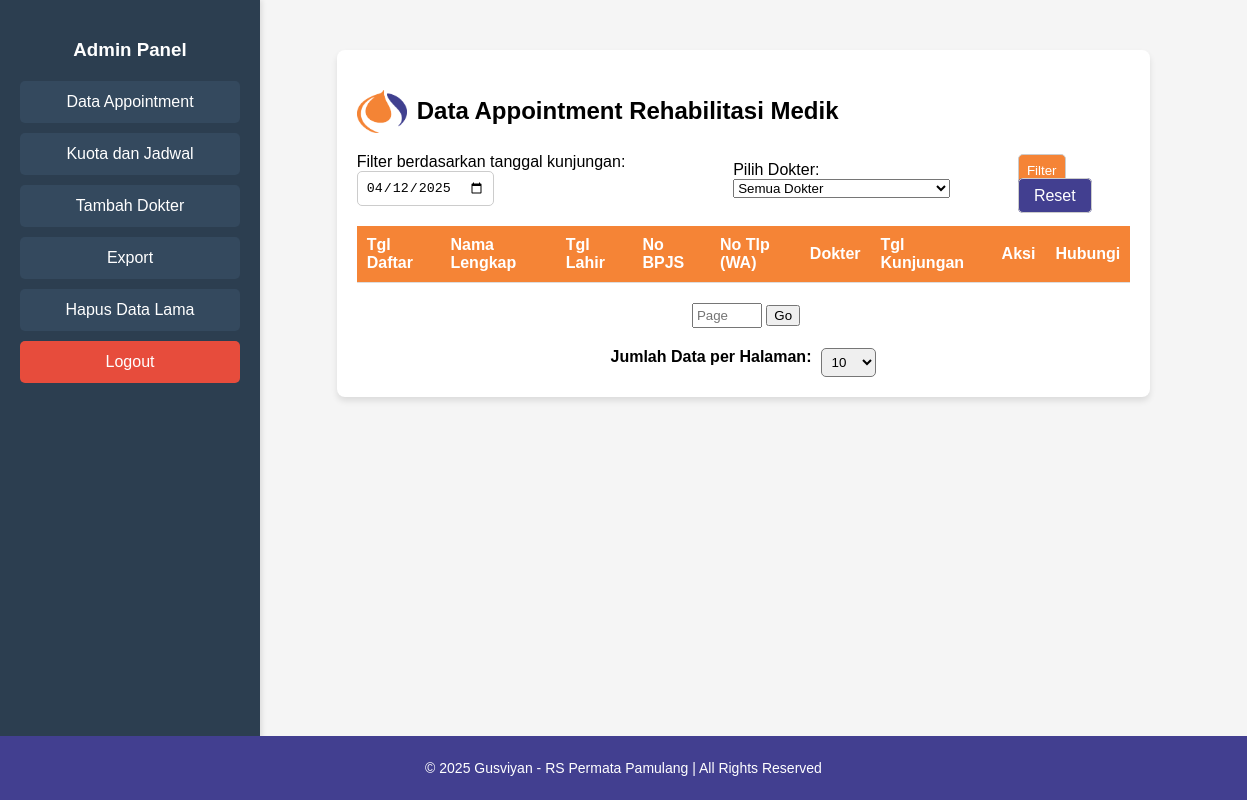
The page /admin/index.php?tgl_filter=2025-04-12 (signed in) on the database as committed earlier.
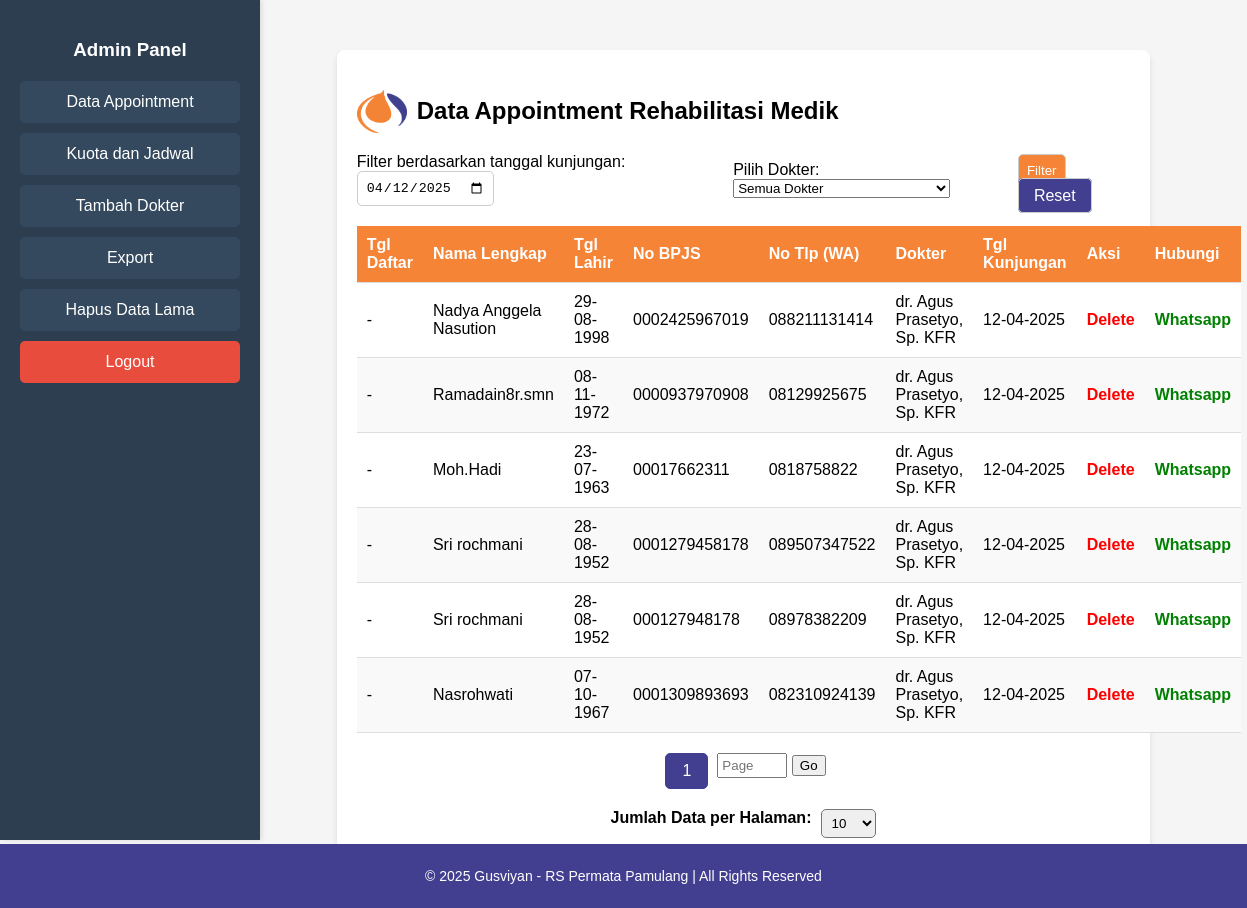
The same page on the database as committed later.
### tables this page shows
CREATE TABLE `appointments` (
  `id` int(11) NOT NULL,
  `nama` varchar(100) NOT NULL,
  `tgl_lahir` date NOT NULL,
  `nik` varchar(50) NOT NULL,
  `no_hp` varchar(13) NOT NULL,
  `dokter` varchar(100) NOT NULL,
  `tgl_kunjungan` date NOT NULL
);

### admin/index.php (the view, shortened to what this page needs)
<?php
require '../koneksi.php';
$tgl_filter = isset($_GET['tgl_filter']) ? $_GET['tgl_filter'] : '';
$dokter_filter = isset($_GET['dokter_filter']) ? $_GET['dokter_filter'] : '';
$columns = ['nama', 'tgl_lahir', 'nik', 'no_hp', 'dokter', 'tgl_kunjungan'];
$sort_column = isset($_GET['sort']) && in_array($_GET['sort'], $columns) ? $_GET['sort'] : 'tgl_kunjungan';
$sort_order = isset($_GET['order']) && $_GET['order'] == 'asc' ? 'asc' : 'desc';
$records_per_page = isset($_GET['records_per_page']) ? (int)$_GET['records_per_page'] : 10;
$page = isset($_GET['page']) ? (int)$_GET['page'] : 1;
$offset = ($page - 1) * $records_per_page;
$query = "SELECT * FROM appointments WHERE 1=1";
if (!empty($tgl_filter)) {
    $query .= " AND tgl_kunjungan = '$tgl_filter'";
}
$query .= " ORDER BY $sort_column $sort_order LIMIT $offset, $records_per_page";
$result = $conn->query($query);
$total_records_query = "SELECT COUNT(*) as total FROM appointments WHERE 1=1";
if (!empty($tgl_filter)) {
    $total_records_query .= " AND tgl_kunjungan = '$tgl_filter'";
}
$total_records_result = $conn->query($total_records_query);
$total_records = $total_records_result->fetch_assoc()['total'];
$total_pages = ceil($total_records / $records_per_page);
?>
<!DOCTYPE html>
<html lang="id">
<head>
    <link rel="stylesheet" href="style.css">
</head>
<body>
<div class="sidebar">
    <h3>Admin Panel</h3>
    <a href="index.php" class="sidebar-btn">Data Appointment</a>
    <a href="kuota.php" class="sidebar-btn">Kuota dan Jadwal</a>
    <a href="tambah_dokter.php" class="sidebar-btn">Tambah Dokter</a>
    <a href="export.php" class="sidebar-btn">Export</a>
    <a href="delete.php" class="sidebar-btn">Hapus Data Lama</a>
    <a href="logout.php" class="sidebar-btn logout-btn">Logout</a>
</div>
<div class="main-content">
    <div class="container">
        <h2>
            <img src="logo.png" alt="Logo" class="logo">
            Data Appointment Rehabilitasi Medik
        </h2>
        <form method="GET" class="filter-container">
            <div class="filter-group">
                <label for="tgl_filter">Filter berdasarkan tanggal kunjungan:</label>
                <input type="date" id="tgl_filter" name="tgl_filter" value="<?= htmlspecialchars($tgl_filter); ?>">
            </div>
            <div class="filter-group">
                <label for="dokter_filter">Pilih Dokter:</label>
                <select id="dokter_filter" name="dokter_filter">
                    <option value="">Semua Dokter</option>
                </select>
            </div>
            <div class="filter-group">
                <button type="submit">Filter</button>
                <a href="index.php" class="reset">Reset</a>
            </div>
        </form>
<table>
    <thead>
        <tr>
            <th>Tgl Daftar</th>
            <th>Nama Lengkap</th>
            <th>Tgl Lahir</th>
            <th>No BPJS</th>
            <th>No Tlp (WA)</th>
            <th>Dokter</th>
            <th>Tgl Kunjungan</th>
            <th>Aksi</th>
            <th>Hubungi</th>
        </tr>
    </thead>
    <tbody>
        <?php while($row = $result->fetch_assoc()): ?>
        <tr>
            <td>
                <?= !empty($row['tgl_daftar']) ? date('d-m-Y', strtotime($row['tgl_daftar'])) : '-'; ?>
            </td>
            <td><?= htmlspecialchars($row['nama']); ?></td>
            <td><?= date('d-m-Y', strtotime($row['tgl_lahir'])); ?></td>
            <td><?= htmlspecialchars($row['nik']); ?></td>
            <td><?= htmlspecialchars($row['no_hp']); ?></td>
            <td><?= htmlspecialchars($row['dokter']); ?></td>
            <td><?= date('d-m-Y', strtotime($row['tgl_kunjungan'])); ?></td>
            <td>
                <a href="#" onclick="confirmDelete(<?= $row['id'] ?>)" class="delete-btn">Delete</a>
            </td>
            <td>
                <?php
                    $formatted_no_hp = preg_replace('/^0/', '+62', $row['no_hp']);
                ?>
                <a href="https://wa.me/<?= htmlspecialchars($formatted_no_hp); ?>" target="_blank" class="whatsapp-link">Whatsapp</a>
            </td>
        </tr>
        <?php endwhile; ?>
    </tbody>
</table>
<div class="pagination">
    <?php
    $adjacents = 2;
    $start = max(1, $page - $adjacents);
    $end = min($total_pages, $page + $adjacents);
    for ($i = $start; $i <= $end; $i++) {
        echo '<a href="?page='.$i.'&records_per_page='.$records_per_page.'&sort='.$sort_column.'&order='.$sort_order.'&tgl_filter='.$tgl_filter.'&dokter_filter='.$dokter_filter.'" class="'.($i == $page ? 'active' : '').'">'.$i.'</a>';
    }
    ?>
    <form method="get" style="display:inline-block; margin-left:5px;">
        <input type="number" name="page" min="1" max="<?= $total_pages; ?>" placeholder="Page" style="width:60px; padding:3px;">
        <button type="submit">Go</button>
    </form>
</div>
        <div class="records-per-page">
            <label for="records_per_page_select">Jumlah Data per Halaman:</label>
            <select id="records_per_page_select" onchange="updateRecordsPerPage()">
                <option value="10" <?= ($records_per_page == 10) ? 'selected' : ''; ?>>10</option>
            </select>
        </div>
    </div>
</div>
<footer class="footer">
    <p>&copy; 2025 Gusviyan - RS Permata Pamulang | All Rights Reserved</p>
</footer>
</body>
</html>

### admin/style.css (style rules this page uses)
body { font-family: Arial, sans-serif; background-color: #f5f5f5; margin: 0; padding: 0; display: flex; }
.container { width: 80%; margin: 30px auto; background: white; padding: 20px; border-radius: 8px; box-shadow: 0px 4px 6px rgba(0, 0, 0, 0.1); }
.sidebar { width: 220px; background: #2c3e50; color: white; height: 100vh; padding: 20px; box-shadow: 2px 0px 5px rgba(0, 0, 0, 0.1); position: fixed; left: 0; top: 0; }
.sidebar h3 { text-align: center; margin-bottom: 20px; }
.sidebar-btn { display: block; background: #34495e; color: white; text-decoration: none; padding: 12px; margin-bottom: 10px; border-radius: 5px; text-align: center; }
.logout-btn { background: #e74c3c; }
.delete-btn { color: red; text-decoration: none; font-weight: bold; }
.main-content { margin-left: 240px; padding: 20px; width: calc(100% - 240px); }
h2 { display: flex; align-items: center; gap: 10px; color: rgb(0, 0, 0); }
.logo { width: 50px; height: auto; }
.filter-container { display: flex; justify-content: center; align-items: center; gap: 10px; margin-bottom: 20px; }
.filter-container input, .filter-container button, .filter-container .reset { padding: 8px; border: 1px solid #ccc; border-radius: 5px; }
.filter-container button { background-color: #f58436; color: white; cursor: pointer; }
.filter-container .reset { background-color: #423f90; color: white; text-decoration: none; padding: 8px 15px; }
table { width: 100%; border-collapse: collapse; background: white; }
table th, table td { padding: 10px; text-align: left; border-bottom: 1px solid #ddd; }
table th { background-color: #f58436; color: white; cursor: pointer; }
table tr:nth-child(even) { background-color: #f9f9f9; }
.footer { width: 100%; background-color: #423f90; color: white; text-align: center; padding: 10px 0; font-size: 14px; position: fixed; bottom: 0; left: 0; }

### admin/index.php (style rules this page uses)
.pagination { display: flex; justify-content: center; margin-top: 20px; }
.pagination a { color: #423f90; float: left; padding: 8px 16px; text-decoration: none; transition: background-color .3s; margin: 0 4px; border: 1px solid #ddd; border-radius: 5px; }
.pagination a.active { background-color: #423f90; color: white; border: 1px solid #423f90; }
.records-per-page { display: flex; justify-content: center; margin-top: 20px; }
.records-per-page label { margin-right: 10px; font-weight: bold; }
.records-per-page select { padding: 5px; border-radius: 5px; }
.delete-btn { color: red; text-decoration: none; font-weight: bold; }
.whatsapp-link { color: green; text-decoration: none; font-weight: bold; }

Rows that differ between the two databases and show on the page:
added appointments: nama "Nadya Anggela Nasution", tgl_lahir "29-08-1998", nik "0002425967019", no_hp "088211131414", dokter "dr. Agus Prasetyo, Sp. KFR", tgl_kunjungan "12-04-2025"
added appointments: nama "Ramadain8r.smn", tgl_lahir "08-11-1972", nik "0000937970908", no_hp "08129925675", dokter "dr. Agus Prasetyo, Sp. KFR", tgl_kunjungan "12-04-2025"
added appointments: nama "Moh.Hadi", tgl_lahir "23-07-1963", nik "00017662311", no_hp "0818758822", dokter "dr. Agus Prasetyo, Sp. KFR", tgl_kunjungan "12-04-2025"
added appointments: nama "Sri rochmani", tgl_lahir "28-08-1952", nik "0001279458178", no_hp "089507347522", dokter "dr. Agus Prasetyo, Sp. KFR", tgl_kunjungan "12-04-2025"
added appointments: nama "Sri rochmani", tgl_lahir "28-08-1952", nik "000127948178", no_hp "08978382209", dokter "dr. Agus Prasetyo, Sp. KFR", tgl_kunjungan "12-04-2025"
added appointments: nama "Nasrohwati", tgl_lahir "07-10-1967", nik "0001309893693", no_hp "082310924139", dokter "dr. Agus Prasetyo, Sp. KFR", tgl_kunjungan "12-04-2025"
Other text that changed with them:
new list line: "1"
